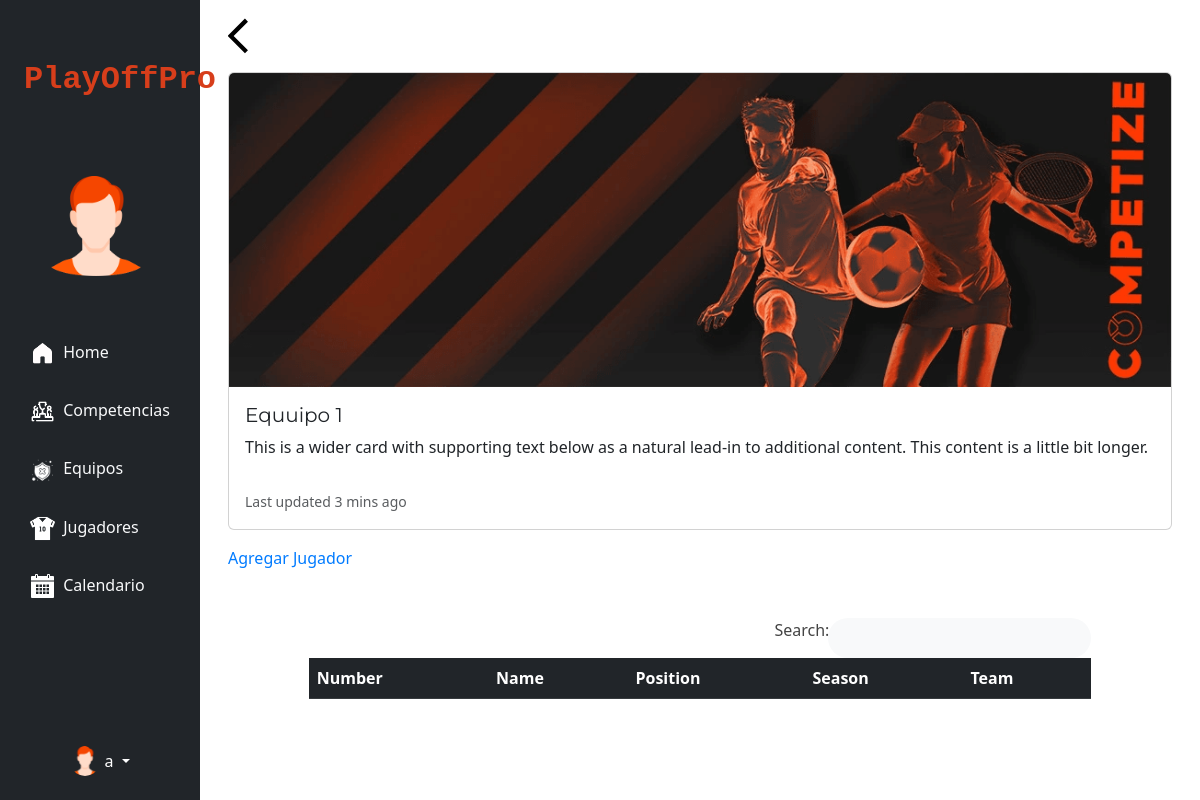
The app's page /competitions/4/inscription_player/68/ (signed in), older data.
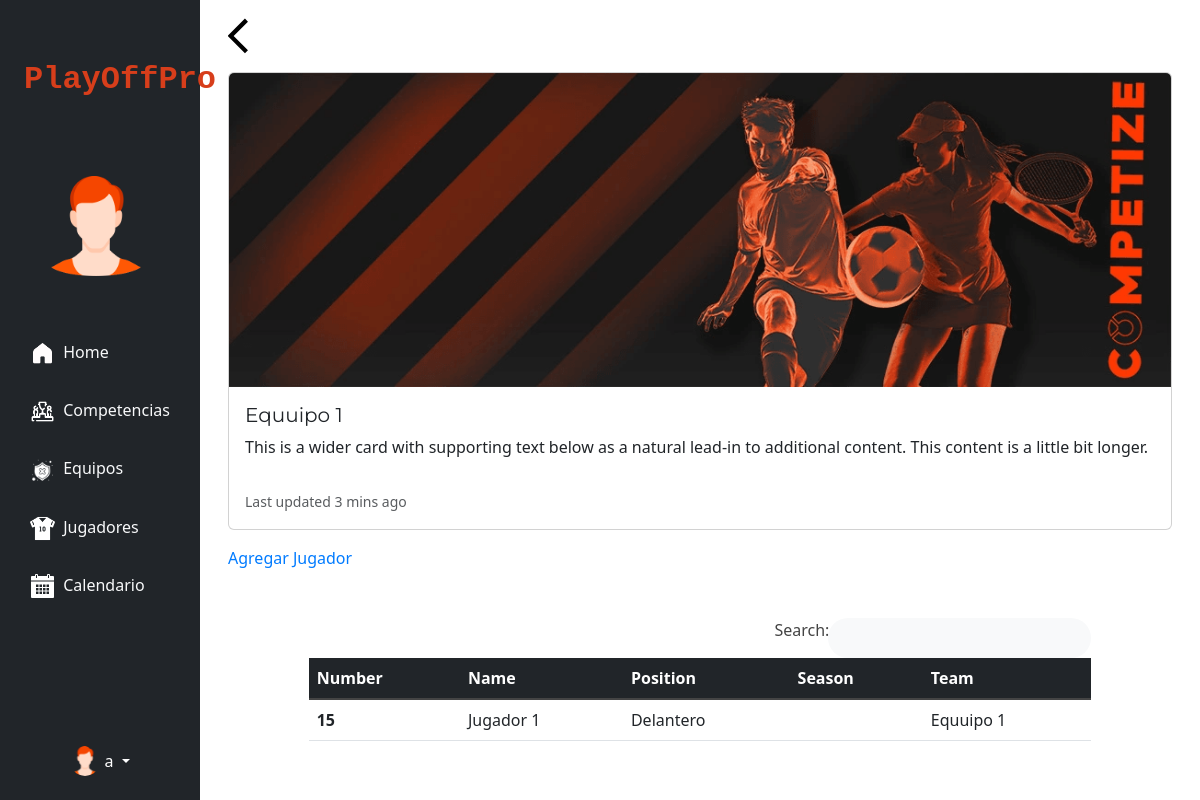
The same page, newer data.
### myapp/models.py (models this page shows, shortened)
class Player(models.Model):
    name = models.CharField(max_length=50)
    number_player = models.IntegerField()
    position = models.CharField(max_length=50)
    image = models.ImageField(upload_to='player_images/', blank=True, null=True)
    user = models.ForeignKey(User, on_delete=models.CASCADE, null=True, related_name='players')

class PlayerTeamSeason(models.Model):
    player = models.ForeignKey(Player, on_delete=models.CASCADE)
    team = models.ForeignKey(Team, on_delete=models.CASCADE)

class Team(models.Model):
    name = models.CharField(max_length=50)
    city = models.CharField(max_length=50, blank=True)
    country = models.CharField(max_length=50, blank=True)
    image = models.ImageField(upload_to='team_images/', blank=True, null=True)
    user = models.ForeignKey(User, on_delete=models.CASCADE, null=True, related_name='teams')
    competition = models.ManyToManyField(Competition, through='Inscription', related_name='teams')
    groups = models.ManyToManyField(Group, related_name='teams', blank=True)
    seasons = models.ManyToManyField(Season, through='TeamSeasonInscription', related_name='teams')

### myapp/views.py (the view)
# urls.py: path('competitions/<int:id_competition>/inscription_player/<int:id_team>/', views.inscription_team,
def inscription_team(request, id_competition, id_team):
    team = get_object_or_404(Team, pk=id_team)
    competition = get_object_or_404(Competition, pk=id_competition)
    players = Player.objects.filter(playerteamseason__team=team)  # Filtrar por el equipo en PlayerTeamSeason
    return render(request, 'inscription_team.html', {
        'team': team,
        'competition': competition,
        'players': players,
    })

### myapp/templates/inscription_team.html (shortened to what this page needs)
{% extends 'base.html' %}
{% load static %}
{% block content %}
    <div class="row">
        <div class="col">
            <a class="" href="{% url 'competition_detail' competition.id %}"><img
                    src="{% static 'img/back.png' %}"
                    alt=""></a>
        </div>
    </div>
    <div class="card mb-3 mt-3">
        <img src="{% static 'img/bannerPlaceholder.png' %}" class="card-img-top" alt="...">
        <div class="card-body">
            <h5 class="card-title">{{ team.name }}</h5>
            <p class="card-text">This is a wider card with supporting text below as a natural lead-in to additional
                content. This content is a little bit longer.</p>
            <p class="card-text"><small class="text-body-secondary">Last updated 3 mins ago</small></p>
        </div>
    </div>
    <a href="{% url 'new_player' competition.id team.id %}">Agregar Jugador</a>
    <div class="mt-5 container-">
        <div class="row">
            <div class="col-md-10 mx-auto">
                <div class="d-flex justify-content-end ">
                    <form class="d-none d-sm-inline-block form-inline mr-2 mr-md-3 my-2 my-md-0 mw-100">
                        <div class="input-group">
                            <label class="sr-only" for="search">Search:</label>
                            <input type="text" class="form-control bg-light border-0 rounded-pill py-2 px-3"
                                   name="search"
                                   id="search-table" aria-label="Search" aria-describedby="basic-addon2"
                                   onkeyup="searchTablePlayer()">
                        </div>
                    </form>
                </div>
                <table class="table table-hover " id="player_table">
                    <thead class="table-dark">
                    <tr>
                        <th scope="col">Number</th>
                        <th scope="col">Name</th>
                        <th scope="col">Position</th>
                        <th scope="col">Season</th>
                        <th scope="col">Team</th>
                    </tr>
                    </thead>
                    <tbody class="table-group-divider">
                    {% for player in players %}
                        <tr style="cursor: pointer" onclick="window.location='{% url 'player_detail' player.id %}'">
                            <th scope="row">{{ player.number_player }}</th>
                            <td>{{ player.name }}</td>
                            <td>{{ player.position }}</td>
                            <td>
                            </td>
                            <td>
                                {% for player_team_season in player.playerteamseason_set.all %}
                                    {{ player_team_season.team.name }}{% if not forloop.last %}, {% endif %}
                                {% endfor %}
                            </td>
                        </tr>
                    {% endfor %}
                    </tbody>
                </table>
            </div>
        </div>
    </div>
{% endblock %}

Row changes from the older to the newer data that the page shows:
added Player: number_player "15", name "Jugador 1", position "Delantero"
added PlayerTeamSeason: team.name "Equuipo 1"
